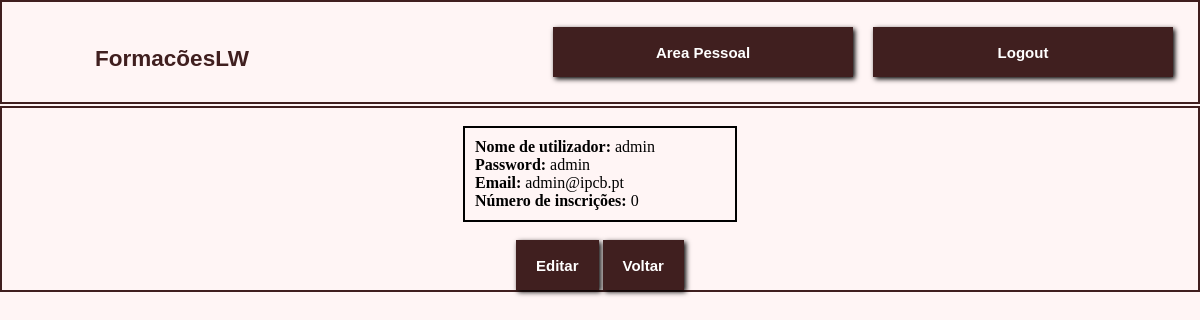
The app's page /Recurso_Pratico_24_25/MiguelRamos_SebastiaoMonteiro/paginas/pgDadosPessoais.php (signed in) with its own data.
### tables this page shows
CREATE TABLE `utilizador` (
  `id` int(5) NOT NULL,
  `nomeUtilizador` varchar(30) NOT NULL,
  `password` varchar(30) NOT NULL,
  `tipoUtilizador` int(2) NOT NULL,
  `email` varchar(50) NOT NULL
);

### Recurso_Pratico_24_25/MiguelRamos_SebastiaoMonteiro/paginas/pgDadosPessoais.php (the view, shortened to what this page needs)
<html>
    <head>
        <link rel="stylesheet" href="styles.css">
    </head>
    <body>
        <div id="cabecalho">
            <a href='pgHomepage.php'>
                <div id="logo">
                    <h2>FormacõesLW</h2>
                </div>
            </a>
            <div class= "input-div">
                <div id="botoes">
                    <?php
                        if($_SESSION["autenticado"]){
                            echo "
                                <div id='botao'>
                                    <form action='./logout.php'>
                                        <input type='submit' value='Logout'>
                                    </form>
                                </div>
                                <div id='botao'>
                                    <form action='./pgGestao.php'>
                                        <input type='submit' value='Area Pessoal'>
                                    </form>
                                </div>
                            ";
                        }
                    ?>
                </div>
            </div>
        </div>
        <div id="corpo">
            <?php
            if ((!isset($_SESSION['autenticado']) || $_SESSION['autenticado'] !== true)) {
                echo "Não estás autenticado! (Sem privilégios para aceder a esta página.)";
                header("refresh:1; url=pgHomepage.php");
            }else {
                $id = $_SESSION['id'];
                $sql = "SELECT * FROM `utilizador` WHERE `id` = '$id'";
                $res = mysqli_query($conn , $sql);
                $infos = array();
                while ($row = mysqli_fetch_assoc($res))
                    $infos[] = $row;
                foreach ($infos as $row) {
                    $nomeUtilizador = $row['nomeUtilizador'];
                    $password = $row['password'];
                    $email = $row['email'];
                }
                $sql = "SELECT * FROM `inscricao` WHERE `idAluno` = '".$_SESSION['id']."'";
                $resultado = mysqli_query($conn , $sql);
                echo
                '<br>
                <div style="border: 2px solid #000; padding: 10px; width: 250;">
                <b>Nome de utilizador:</b> ' . $row['nomeUtilizador'] . '<br>
                <b>Password:</b> ' . $row['password'] . '<br>
                <b>Email:</b> ' . $row['email'] . ' <br>
                <b>Número de inscrições:</b> ' .mysqli_num_rows($resultado). '
                </div>';
            ?>
                <br>
                <form action="pgEditaDadosPessoais.php" method="POST">
                    <button type="submit" name="submit">Editar</button>
                    <button><a href='pgGestao.php' style="text-decoration: none;">Voltar</a></button>
                </form>
            <?php } ?>
        </div>
    </body>
</html>

### Recurso_Pratico_24_25/MiguelRamos_SebastiaoMonteiro/paginas/styles.css (style rules this page uses)
body { background-color: #fff5f5; }
#cabecalho { margin: -8px; height: 100px; border: 2px solid #401f1f; }
.input-div { margin: 5px; float: right; height: 100px; }
input[type=submit] { background-color: #401f1f; padding: 10px 20px; height: 50px; font: bold 15px sans-serif; color: white; box-shadow: 2px 2px 5px #000000; cursor: pointer; border: 0px; }
#botoes { margin: 10px; }
#botao { float: right; margin: 10px; }
#logo { float: left; margin-left: 80px; margin-top: 25px; width: 180px; height: 60px; color: #401f1f; }
a:link, a:visited { color: white; font: bold 15px sans-serif; text-decoration: none; }
h2 { color: #401f1f; }
button { background-color: #401f1f; padding: 10px 20px; height: 50px; font: bold 15px sans-serif; color: white; box-shadow: 2px 2px 5px #000000; cursor: pointer; border: 0px; }
#corpo { border: 2px solid #401f1f; margin: -8px; margin-top: 10px; }
#corpo > * { margin: auto; }
form { width: 300px; margin: 0 auto; text-align: center; }
input[type="text"], input[type="password"], input[type="submit"] { background-color: #401f1f; border: none; color: white; padding: 10px 20px; font-weight: bold; font-size: 15px; margin-bottom: 10px; box-shadow: 2px 2px 5px #000000; cursor: pointer; display: block; width: 100%; }
a { color: black; font-weight: bold; text-decoration: none; display: block; text-align: center; }

### records on screen
utilizador: nomeUtilizador "admin", password "admin", email "admin@ipcb.pt"

### other values on screen
mysqli_num_rows($resultado) "0"
